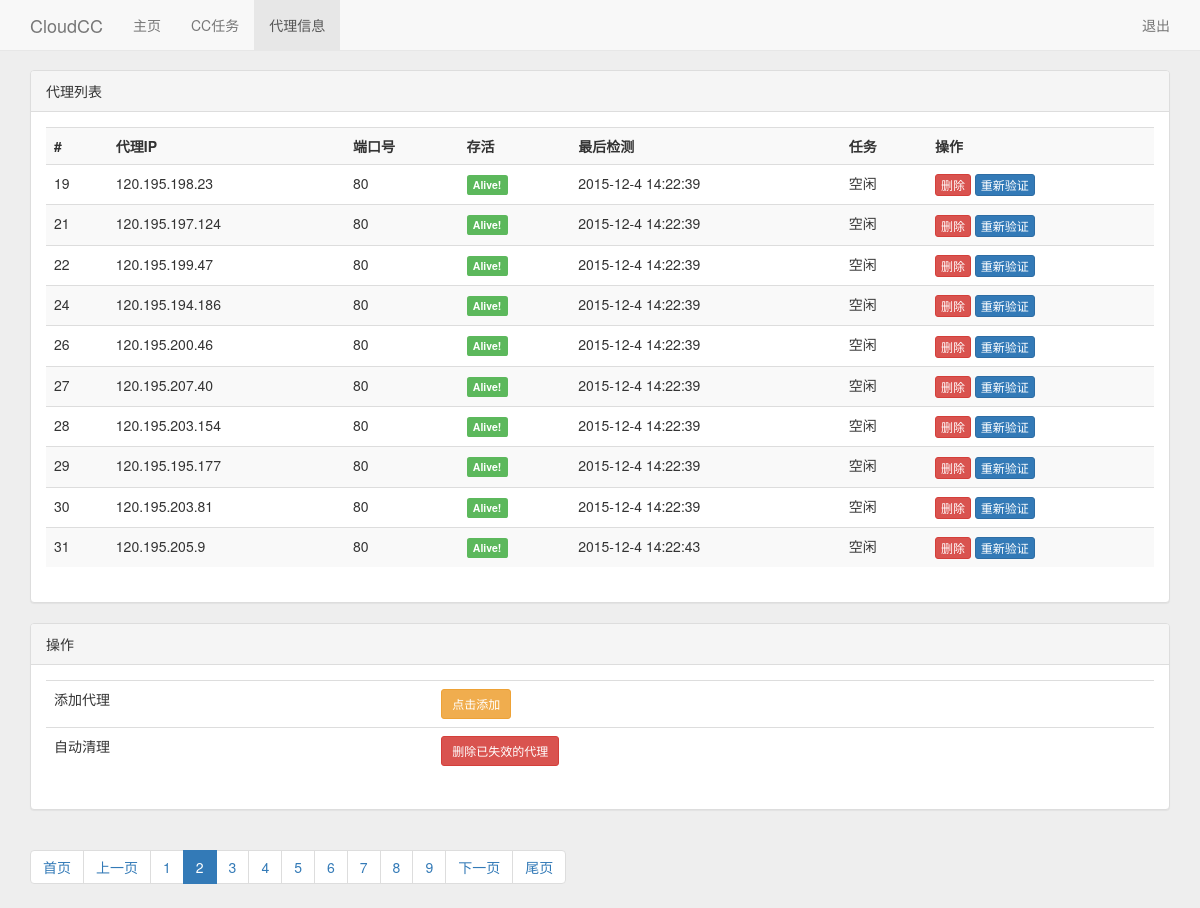
The app's page /proxy.php?p=2 (signed in) with its own data.
### tables this page shows
CREATE TABLE IF NOT EXISTS `pre_proxy` (
  `id` int(11) NOT NULL AUTO_INCREMENT,
  `ip` text NOT NULL,
  `port` int(11) NOT NULL,
  `status` int(11) NOT NULL,
  `checked` text NOT NULL,
  `taskid` int(11) NOT NULL DEFAULT '0',
  `taskname` text,
  `checktoken` bigint(20) NOT NULL DEFAULT '0',
  PRIMARY KEY (`id`)
);

### proxy.php (the view, shortened to what this page needs)
<?php
require("page.php");
?>
<!DOCTYPE html>
<html lang="en">
  <head>
    <link href="css/bootstrap.min.css" rel="stylesheet">
  </head>
	<nav class="navbar navbar-default navbar-fixed-top" role="navigation">
	  <div class="container">
		  <div class="navbar-header">
		    <a class="navbar-brand" href="index.php">CloudCC</a>
		  </div>
		  <div class="collapse navbar-collapse" id="bs-example-navbar-collapse-1">
		    <ul class="nav navbar-nav">
		      <li><a href="index.php">主页</a></li>
		      <li><a href="task.php">CC任务</a></li>
		      <li class="active"><a href="proxy.php">代理信息</a></li>
		    </ul>
		    <ul class="nav navbar-nav navbar-right">
		      <li><a href="logout.php">退出</a></li>
		    </ul>
		  </div>
	  </div>
	</nav>
  <body style="background-color: #eee; padding-top: 70px;">
    <div class="container">
		<div class="panel panel-default">
		<div class="panel-heading">代理列表</div>
		<div class="panel-body">
				<table class="table table-striped">
					<tr>
						<th>#</th>
						<th>代理IP</th>
						<th>端口号</th>
						<th>存活</th>
						<th>最后检测</th>
						<th>任务</th>
						<th>操作</th>
					</tr>
					<?php
					$i=0;
					$pdohandler=Get_DB_Handler();
					$sql = "SELECT * FROM `".DB_PRE."proxy` LIMIT ".(10*($_GET['p']-1)).",10";
					$paramshandler=$pdohandler->prepare($sql);
					$paramshandler->execute();
					$result=$paramshandler->fetchALL(PDO::FETCH_ASSOC);
					$sql = "SELECT COUNT(*) AS a FROM `".DB_PRE."proxy`";
					$paramshandler=$pdohandler->prepare($sql);
					$paramshandler->execute();
					$result2=$paramshandler->fetchALL(PDO::FETCH_ASSOC);
					while($i<count($result))
					{
						?>
					<tr>
						<td><?php echo($result[$i]['id']);?></td>
						<td><?php echo(htmlspecialchars($result[$i]['ip']));?></td>
						<td><?php echo($result[$i]['port']);?></td>
						<td>
							<?php
								switch($result[$i]['status'])
								{
									case 0:
										echo('<span class="label label-success">Alive!</span>');
										break;
								}
							?>
						</td>
						<td><?php echo(htmlspecialchars($result[$i]['checked']));?></td>
						<td>
							<?php
								if($result[$i]['taskid']!=0)
								{
									echo("#".$result[$i]['taskid'].":".$result[$i]['taskname']);
								}
								else echo("空闲");
							?>
						</td>
						<td>
							<button type="button" class="btn btn-danger btn-xs" onclick="deletethis(<?php echo($result[$i]['id']);?>);">删除</button>
							<a href="checkproxysingle.php?id=<?php echo($result[$i]['id']);?>&p=<?php echo($_GET['p']);?>"><button type="button" class="btn btn-primary btn-xs">重新验证</button></a>
						</td>
					</tr>
						<?php
						$i++;
					}
					?>
				</table>
		</div>
		</div>
		<div class="panel panel-default">
		<div class="panel-heading">操作</div>
		<div class="panel-body">
    				<table class="table table-hover">
    					<tr>
    						<td>添加代理</td>
    						<td><a href="newproxy.php"><button type="button" class="btn btn-warning btn-sm">点击添加</button></a></td>
    					</tr>
    					<tr>
    						<td>自动清理</td>
    						<td><a href="#" onclick="deleteall();"><button type="button" class="btn btn-danger btn-sm">删除已失效的代理</button></a></td>
    					</tr>
    				</table>
		</div>
		</div>
		<ul class="pagination">
		<?php
			$param = array('totalRows'=>$result2[0]['a'],'pageSize'=>'10','currentPage'=>@$_GET['p'],'baseUrl'=>'proxy.php','className'=>'active');
			$page = new Page($param);
			echo($page->pagination());
		?>
		</ul>
    </div>
  </body>
</html>

### records on screen
pre_proxy: id "19", ip "120.195.198.23", port "80", status "Alive!", checked "2015-12-4 14:22:39", taskid "空闲"
pre_proxy: id "21", ip "120.195.197.124", port "80", status "Alive!", checked "2015-12-4 14:22:39", taskid "空闲"
pre_proxy: id "22", ip "120.195.199.47", port "80", status "Alive!", checked "2015-12-4 14:22:39", taskid "空闲"
pre_proxy: id "24", ip "120.195.194.186", port "80", status "Alive!", checked "2015-12-4 14:22:39", taskid "空闲"
pre_proxy: id "26", ip "120.195.200.46", port "80", status "Alive!", checked "2015-12-4 14:22:39", taskid "空闲"
pre_proxy: id "27", ip "120.195.207.40", port "80", status "Alive!", checked "2015-12-4 14:22:39", taskid "空闲"
pre_proxy: id "28", ip "120.195.203.154", port "80", status "Alive!", checked "2015-12-4 14:22:39", taskid "空闲"
pre_proxy: id "29", ip "120.195.195.177", port "80", status "Alive!", checked "2015-12-4 14:22:39", taskid "空闲"
pre_proxy: id "30", ip "120.195.203.81", port "80", status "Alive!", checked "2015-12-4 14:22:39", taskid "空闲"
pre_proxy: id "31", ip "120.195.205.9", port "80", status "Alive!", checked "2015-12-4 14:22:43", taskid "空闲"

### other values on screen
$this->currentPage - $i "1"
$this->currentPage "2"
$this->currentPage + $j "3"
$this->currentPage + $j "4"
$this->currentPage + $j "5"
$this->currentPage + $j "6"
$this->currentPage + $j "7"
$this->currentPage + $j "8"
$this->currentPage + $j "9"
